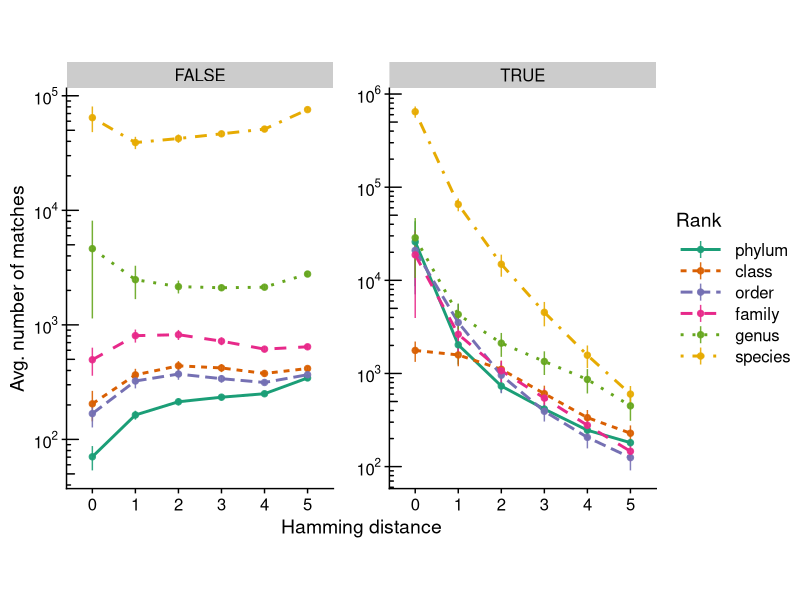

R code for this plot: (Note: this script raises an error after producing the figure.)
require(ggplot2)
require(readr)
require(cowplot)
require(dplyr)
require(plotrix)

theme_set(theme_cowplot(font_size = 8))

ms <- read_csv("../results/CONSULTII-summary_matches-bacteria-w4s5.csv")
ms$Rank <- tolower(ms$Rank)
ms$Rank <- factor(
  ms$Rank,
  levels = c("kingdom", "phylum", "class", "order", "family", "genus", "species")
)

ms <- ms %>% filter(Rank != "kingdom")

ms_summary <- ms %>%
  group_by(Rank, Hamming_distance, Match) %>%
  summarize(avg = mean(Count), std = std.error(Count))

ggplot(ms_summary, aes(color = Rank, fill = Rank)) +
  facet_wrap(vars(Match), scales = "free_y") +
  geom_line(aes(x = factor(Hamming_distance), y = avg, linetype = Rank, group = Rank), stat = "identity", linewidth = 1) +
  geom_pointrange(aes(x = factor(Hamming_distance), y = avg, ymin = avg - std, ymax = avg + std), alpha = 0.9, size = 0.3) +
  scale_y_continuous(trans = "log10", labels = scales::trans_format("log10", scales::math_format(10^.x))) +
  theme_cowplot() +
  labs(shape = "Rank", colour = "Rank", x = "Hamming distance", y = "Avg. number of matches") +
  scale_colour_brewer(palette = "Dark2") +
  theme(panel.spacing.x = unit(1.15, "lines")) +
  theme(legend.key.width = unit(2.5, "line")) +
  annotation_logticks(sides = "l") +
  theme(aspect.ratio = 1.5)
ggsave2("../figures/number_of_matches.pdf")
